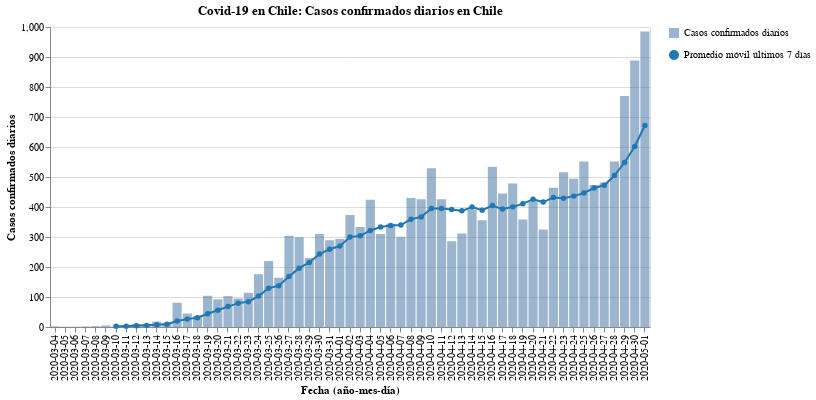

The notebook cell this image was saved under:
### Code cell
#hide_input
bars, line = my_cases_plot(region)
(bars + line).properties(
    title=f'Covid-19 en Chile: Casos confirmados diarios en Chile',
    width=600
)

### Figure 1 — Vega-Lite specification as saved in the notebook (floating-point values rounded to 4 significant figures)
{"config": {"view": {"continuousWidth": 400, "continuousHeight": 300}}, "layer": [{"mark": {"type": "bar", "opacity": 0.7}, "encoding": {"opacity": {"type": "nominal", "field": "Casos confirmados diarios", "legend": {"title": ""}}, "tooltip": [{"type": "nominal", "field": "Fecha"}, {"type": "quantitative", "field": "Casos confirmados"}], "x": {"type": "nominal", "axis": {"title": "Fecha (año-mes-día)"}, "field": "Fecha"}, "y": {"type": "quantitative", "axis": {"title": "Casos confirmados diarios"}, "field": "Casos confirmados"}}}, {"mark": {"type": "line", "color": "#1f77b4", "point": {"filled": true, "fill": "#1f77b4"}}, "encoding": {"shape": {"type": "nominal", "field": "Promedio móvil últimos 7 días", "legend": {"title": ""}}, "x": {"type": "nominal", "axis": {"title": "Fecha (año-mes-día)"}, "field": "Fecha"}, "y": {"type": "quantitative", "field": "Rolling"}}}], "data": {"name": "data-003540f9de1f38c65368f7ed3cec9678"}, "title": "Covid-19 en Chile: Casos confirmados diarios en Chile", "width": 600, "$schema": "https://vega.github.io/schema/vega-lite/v4.8.1.json", "datasets": {"data-003540f9de1f38c65368f7ed3cec9678": [{"Fecha": "2020-03-04", "Casos confirmados": 2, "Rolling": null, "Casos confirmados diarios": "Casos confirmados diarios", "Promedio móvil últimos 7 días": "Promedio móvil últimos 7 días"}, {"Fecha": "2020-03-05", "Casos confirmados": 1, "Rolling": null, "Casos confirmados diarios": "Casos confirmados diarios", "Promedio móvil últimos 7 días": "Promedio móvil últimos 7 días"}, {"Fecha": "2020-03-06", "Casos confirmados": 1, "Rolling": null, "Casos confirmados diarios": "Casos confirmados diarios", "Promedio móvil últimos 7 días": "Promedio móvil últimos 7 días"}, {"Fecha": "2020-03-07", "Casos confirmados": 2, "Rolling": null, "Casos confirmados diarios": "Casos confirmados diarios", "Promedio móvil últimos 7 días": "Promedio móvil últimos 7 días"}, {"Fecha": "2020-03-08", "Casos confirmados": 3, "Rolling": null, "Casos confirmados diarios": "Casos confirmados diarios", "Promedio móvil últimos 7 días": "Promedio móvil últimos 7 días"}, {"Fecha": "2020-03-09", "Casos confirmados": 5, "Rolling": null, "Casos confirmados diarios": "Casos confirmados diarios", "Promedio móvil últimos 7 días": "Promedio móvil últimos 7 días"}, {"Fecha": "2020-03-10", "Casos confirmados": 2, "Rolling": 2.286, "Casos confirmados diarios": "Casos confirmados diarios", "Promedio móvil últimos 7 días": "Promedio móvil últimos 7 días"}, {"Fecha": "2020-03-11", "Casos confirmados": 6, "Rolling": 2.857, "Casos confirmados diarios": "Casos confirmados diarios", "Promedio móvil últimos 7 días": "Promedio móvil últimos 7 días"}, {"Fecha": "2020-03-12", "Casos confirmados": 10, "Rolling": 4.143, "Casos confirmados diarios": "Casos confirmados diarios", "Promedio móvil últimos 7 días": "Promedio móvil últimos 7 días"}, {"Fecha": "2020-03-13", "Casos confirmados": 10, "Rolling": 5.429, "Casos confirmados diarios": "Casos confirmados diarios", "Promedio móvil últimos 7 días": "Promedio móvil últimos 7 días"}, {"Fecha": "2020-03-14", "Casos confirmados": 18, "Rolling": 7.714, "Casos confirmados diarios": "Casos confirmados diarios", "Promedio móvil últimos 7 días": "Promedio móvil últimos 7 días"}, {"Fecha": "2020-03-15", "Casos confirmados": 14, "Rolling": 9.286, "Casos confirmados diarios": "Casos confirmados diarios", "Promedio móvil últimos 7 días": "Promedio móvil últimos 7 días"}, {"Fecha": "2020-03-16", "Casos confirmados": 81, "Rolling": 20.14, "Casos confirmados diarios": "Casos confirmados diarios", "Promedio móvil últimos 7 días": "Promedio móvil últimos 7 días"}, {"Fecha": "2020-03-17", "Casos confirmados": 45, "Rolling": 26.29, "Casos confirmados diarios": "Casos confirmados diarios", "Promedio móvil últimos 7 días": "Promedio móvil últimos 7 días"}, {"Fecha": "2020-03-18", "Casos confirmados": 37, "Rolling": 30.71, "Casos confirmados diarios": "Casos confirmados diarios", "Promedio móvil últimos 7 días": "Promedio móvil últimos 7 días"}, {"Fecha": "2020-03-19", "Casos confirmados": 104, "Rolling": 44.14, "Casos confirmados diarios": "Casos confirmados diarios", "Promedio móvil últimos 7 días": "Promedio móvil últimos 7 días"}, {"Fecha": "2020-03-20", "Casos confirmados": 92, "Rolling": 55.86, "Casos confirmados diarios": "Casos confirmados diarios", "Promedio móvil últimos 7 días": "Promedio móvil últimos 7 días"}, {"Fecha": "2020-03-21", "Casos confirmados": 103, "Rolling": 68.0, "Casos confirmados diarios": "Casos confirmados diarios", "Promedio móvil últimos 7 días": "Promedio móvil últimos 7 días"}, {"Fecha": "2020-03-22", "Casos confirmados": 95, "Rolling": 79.57, "Casos confirmados diarios": "Casos confirmados diarios", "Promedio móvil últimos 7 días": "Promedio móvil últimos 7 días"}, {"Fecha": "2020-03-23", "Casos confirmados": 114, "Rolling": 84.29, "Casos confirmados diarios": "Casos confirmados diarios", "Promedio móvil últimos 7 días": "Promedio móvil últimos 7 días"}, {"Fecha": "2020-03-24", "Casos confirmados": 176, "Rolling": 103.0, "Casos confirmados diarios": "Casos confirmados diarios", "Promedio móvil últimos 7 días": "Promedio móvil últimos 7 días"}, {"Fecha": "2020-03-25", "Casos confirmados": 220, "Rolling": 129.1, "Casos confirmados diarios": "Casos confirmados diarios", "Promedio móvil últimos 7 días": "Promedio móvil últimos 7 días"}, {"Fecha": "2020-03-26", "Casos confirmados": 164, "Rolling": 137.7, "Casos confirmados diarios": "Casos confirmados diarios", "Promedio móvil últimos 7 días": "Promedio móvil últimos 7 días"}, {"Fecha": "2020-03-27", "Casos confirmados": 304, "Rolling": 168.0, "Casos confirmados diarios": "Casos confirmados diarios", "Promedio móvil últimos 7 días": "Promedio móvil últimos 7 días"}, {"Fecha": "2020-03-28", "Casos confirmados": 299, "Rolling": 196.0, "Casos confirmados diarios": "Casos confirmados diarios", "Promedio móvil últimos 7 días": "Promedio móvil últimos 7 días"}, {"Fecha": "2020-03-29", "Casos confirmados": 230, "Rolling": 215.3, "Casos confirmados diarios": "Casos confirmados diarios", "Promedio móvil últimos 7 días": "Promedio móvil últimos 7 días"}, {"Fecha": "2020-03-30", "Casos confirmados": 310, "Rolling": 243.3, "Casos confirmados diarios": "Casos confirmados diarios", "Promedio móvil últimos 7 días": "Promedio móvil últimos 7 días"}, {"Fecha": "2020-03-31", "Casos confirmados": 289, "Rolling": 259.4, "Casos confirmados diarios": "Casos confirmados diarios", "Promedio móvil últimos 7 días": "Promedio móvil últimos 7 días"}, {"Fecha": "2020-04-01", "Casos confirmados": 293, "Rolling": 269.9, "Casos confirmados diarios": "Casos confirmados diarios", "Promedio móvil últimos 7 días": "Promedio móvil últimos 7 días"}, {"Fecha": "2020-04-02", "Casos confirmados": 373, "Rolling": 299.7, "Casos confirmados diarios": "Casos confirmados diarios", "Promedio móvil últimos 7 días": "Promedio móvil últimos 7 días"}, {"Fecha": "2020-04-03", "Casos confirmados": 333, "Rolling": 303.9, "Casos confirmados diarios": "Casos confirmados diarios", "Promedio móvil últimos 7 días": "Promedio móvil últimos 7 días"}, {"Fecha": "2020-04-04", "Casos confirmados": 424, "Rolling": 321.7, "Casos confirmados diarios": "Casos confirmados diarios", "Promedio móvil últimos 7 días": "Promedio móvil últimos 7 días"}, {"Fecha": "2020-04-05", "Casos confirmados": 310, "Rolling": 333.1, "Casos confirmados diarios": "Casos confirmados diarios", "Promedio móvil últimos 7 días": "Promedio móvil últimos 7 días"}, {"Fecha": "2020-04-06", "Casos confirmados": 344, "Rolling": 338.0, "Casos confirmados diarios": "Casos confirmados diarios", "Promedio móvil últimos 7 días": "Promedio móvil últimos 7 días"}, {"Fecha": "2020-04-07", "Casos confirmados": 301, "Rolling": 339.7, "Casos confirmados diarios": "Casos confirmados diarios", "Promedio móvil últimos 7 días": "Promedio móvil últimos 7 días"}, {"Fecha": "2020-04-08", "Casos confirmados": 430, "Rolling": 359.3, "Casos confirmados diarios": "Casos confirmados diarios", "Promedio móvil últimos 7 días": "Promedio móvil últimos 7 días"}, {"Fecha": "2020-04-09", "Casos confirmados": 426, "Rolling": 366.9, "Casos confirmados diarios": "Casos confirmados diarios", "Promedio móvil últimos 7 días": "Promedio móvil últimos 7 días"}, {"Fecha": "2020-04-10", "Casos confirmados": 529, "Rolling": 394.9, "Casos confirmados diarios": "Casos confirmados diarios", "Promedio móvil últimos 7 días": "Promedio móvil últimos 7 días"}, {"Fecha": "2020-04-11", "Casos confirmados": 426, "Rolling": 395.1, "Casos confirmados diarios": "Casos confirmados diarios", "Promedio móvil últimos 7 días": "Promedio móvil últimos 7 días"}, {"Fecha": "2020-04-12", "Casos confirmados": 286, "Rolling": 391.7, "Casos confirmados diarios": "Casos confirmados diarios", "Promedio móvil últimos 7 días": "Promedio móvil últimos 7 días"}, {"Fecha": "2020-04-13", "Casos confirmados": 312, "Rolling": 387.1, "Casos confirmados diarios": "Casos confirmados diarios", "Promedio móvil últimos 7 días": "Promedio móvil últimos 7 días"}, {"Fecha": "2020-04-14", "Casos confirmados": 392, "Rolling": 400.1, "Casos confirmados diarios": "Casos confirmados diarios", "Promedio móvil últimos 7 días": "Promedio móvil últimos 7 días"}, {"Fecha": "2020-04-15", "Casos confirmados": 356, "Rolling": 389.6, "Casos confirmados diarios": "Casos confirmados diarios", "Promedio móvil últimos 7 días": "Promedio móvil últimos 7 días"}, {"Fecha": "2020-04-16", "Casos confirmados": 534, "Rolling": 405.0, "Casos confirmados diarios": "Casos confirmados diarios", "Promedio móvil últimos 7 días": "Promedio móvil últimos 7 días"}, {"Fecha": "2020-04-17", "Casos confirmados": 445, "Rolling": 393.0, "Casos confirmados diarios": "Casos confirmados diarios", "Promedio móvil últimos 7 días": "Promedio móvil últimos 7 días"}, {"Fecha": "2020-04-18", "Casos confirmados": 478, "Rolling": 400.4, "Casos confirmados diarios": "Casos confirmados diarios", "Promedio móvil últimos 7 días": "Promedio móvil últimos 7 días"}, {"Fecha": "2020-04-19", "Casos confirmados": 358, "Rolling": 410.7, "Casos confirmados diarios": "Casos confirmados diarios", "Promedio móvil últimos 7 días": "Promedio móvil últimos 7 días"}, {"Fecha": "2020-04-20", "Casos confirmados": 419, "Rolling": 426.0, "Casos confirmados diarios": "Casos confirmados diarios", "Promedio móvil últimos 7 días": "Promedio móvil últimos 7 días"}, {"Fecha": "2020-04-21", "Casos confirmados": 325, "Rolling": 416.4, "Casos confirmados diarios": "Casos confirmados diarios", "Promedio móvil últimos 7 días": "Promedio móvil últimos 7 días"}, {"Fecha": "2020-04-22", "Casos confirmados": 464, "Rolling": 431.9, "Casos confirmados diarios": "Casos confirmados diarios", "Promedio móvil últimos 7 días": "Promedio móvil últimos 7 días"}, {"Fecha": "2020-04-23", "Casos confirmados": 516, "Rolling": 429.3, "Casos confirmados diarios": "Casos confirmados diarios", "Promedio móvil últimos 7 días": "Promedio móvil últimos 7 días"}, {"Fecha": "2020-04-24", "Casos confirmados": 494, "Rolling": 436.3, "Casos confirmados diarios": "Casos confirmados diarios", "Promedio móvil últimos 7 días": "Promedio móvil últimos 7 días"}, {"Fecha": "2020-04-25", "Casos confirmados": 552, "Rolling": 446.9, "Casos confirmados diarios": "Casos confirmados diarios", "Promedio móvil últimos 7 días": "Promedio móvil últimos 7 días"}, {"Fecha": "2020-04-26", "Casos confirmados": 473, "Rolling": 463.3, "Casos confirmados diarios": "Casos confirmados diarios", "Promedio móvil últimos 7 días": "Promedio móvil últimos 7 días"}, {"Fecha": "2020-04-27", "Casos confirmados": 482, "Rolling": 472.3, "Casos confirmados diarios": "Casos confirmados diarios", "Promedio móvil últimos 7 días": "Promedio móvil últimos 7 días"}, {"Fecha": "2020-04-28", "Casos confirmados": 552, "Rolling": 504.7, "Casos confirmados diarios": "Casos confirmados diarios", "Promedio móvil últimos 7 días": "Promedio móvil últimos 7 días"}, {"Fecha": "2020-04-29", "Casos confirmados": 770, "Rolling": 548.4, "Casos confirmados diarios": "Casos confirmados diarios", "Promedio móvil últimos 7 días": "Promedio móvil últimos 7 días"}, {"Fecha": "2020-04-30", "Casos confirmados": 888, "Rolling": 601.6, "Casos confirmados diarios": "Casos confirmados diarios", "Promedio móvil últimos 7 días": "Promedio móvil últimos 7 días"}, {"Fecha": "2020-05-01", "Casos confirmados": 985, "Rolling": 671.7, "Casos confirmados diarios": "Casos confirmados diarios", "Promedio móvil últimos 7 días": "Promedio móvil últimos 7 días"}]}}
